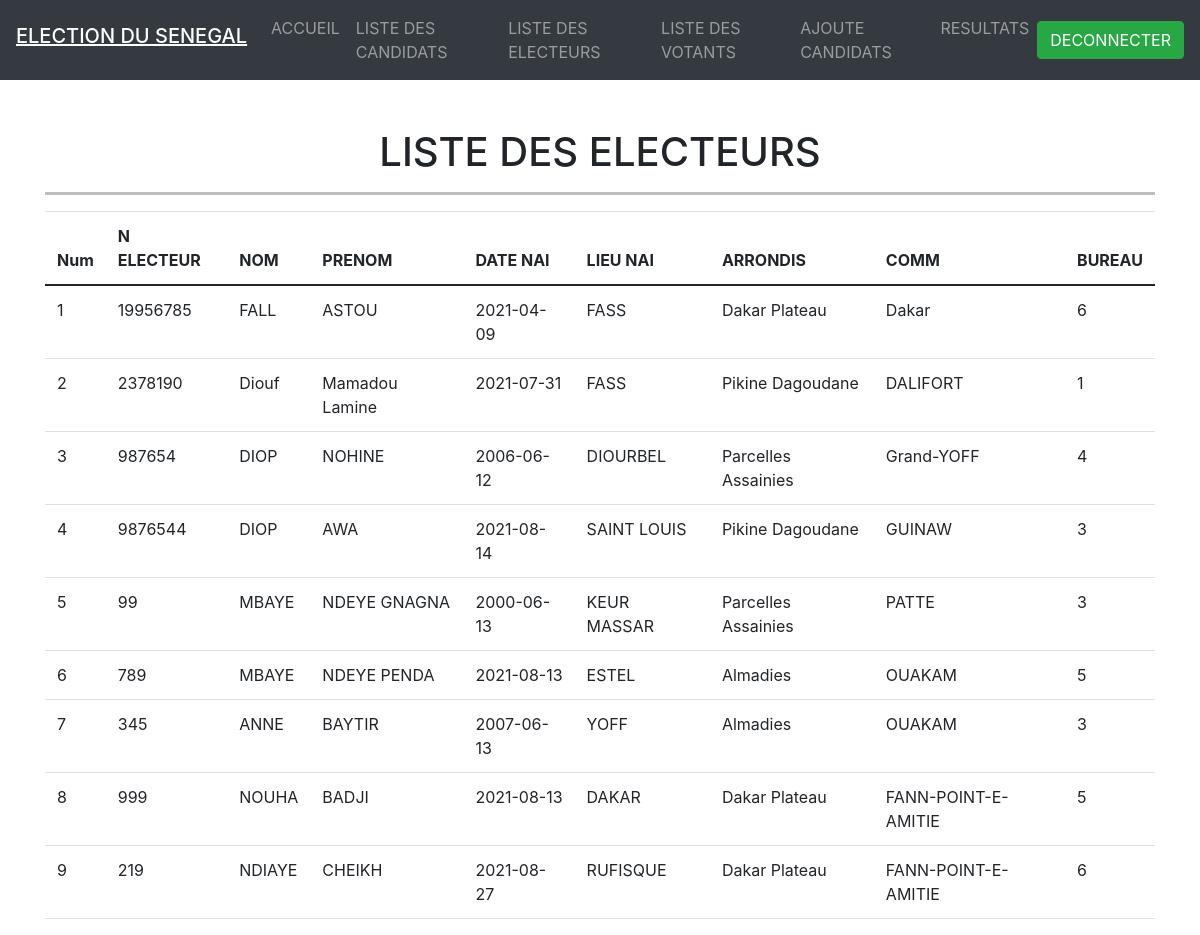
Screenshot of /pages-admin/listeelecteur.php (signed in) with the database file from the repository.
### tables this page shows
CREATE TABLE IF NOT EXISTS `ele` (
  `id_electeur` int NOT NULL AUTO_INCREMENT,
  `num_electeur` int NOT NULL,
  `cni_election` int NOT NULL,
  `nomelecteur` varchar(50) NOT NULL,
  `prenomelecteur` varchar(50) NOT NULL,
  `nompere` varchar(50) NOT NULL,
  `nommere` varchar(50) NOT NULL,
  `datenaissance` date NOT NULL,
  `lieudenaissance` varchar(50) NOT NULL,
  `mdp` varchar(50) NOT NULL,
  `departement` varchar(50) NOT NULL,
  `arrondissement` int NOT NULL,
  `commune` varchar(50) NOT NULL,
  `bureau` int NOT NULL,
  PRIMARY KEY (`id_electeur`),
  UNIQUE KEY `num_electeur` (`num_electeur`)
);

CREATE TABLE IF NOT EXISTS `state` (
  `id` int NOT NULL AUTO_INCREMENT,
  `state_name` varchar(155) NOT NULL,
  `c_id` int NOT NULL,
  `time_stamp` timestamp NOT NULL DEFAULT CURRENT_TIMESTAMP,
  PRIMARY KEY (`id`)
);

### modele.php (called while the page is built, shortened)
<?php
class Election
{
    private $server = "localhost";
    private $username = "root";
    private $password;
    private $db = "gestionelection";
    private $conn;
    public function __construct(){
        try {
            $this->conn = new mysqli($this->server,$this->username,$this->password,$this->db);
        } catch (Exception $e) {
            echo "connection failed" . $e->getMessage();
        }
    }
         public function listeElecteur()
            {
                $data = null;
                $query = "SELECT `id_electeur`, `num_electeur`, `nomelecteur`, `prenomelecteur`, `datenaissance`, `lieudenaissance`, `state_name` ,`commune` , `bureau` FROM `ele`FULL JOIN `state` WHERE arrondissement = id
                ";
                if($sql = $this->conn->query($query)){
                    while($row = mysqli_fetch_assoc($sql)){
                        $data[] = $row;
                    }
                }
                return $data;
            }
}
?>

### pages-admin/listeelecteur.php (the view, shortened to what this page needs)
<?php  session_start();
if(isset($_SESSION['id'])){
  ?>
<!doctype html>
<html lang="en">
  <head>
    <link rel="stylesheet" href="https://maxcdn.bootstrapcdn.com/bootstrap/4.5.2/css/bootstrap.min.css">
    <link href="https://cdn.jsdelivr.net/npm/bootstrap@5.1.0/dist/css/bootstrap.min.css" rel="stylesheet">
    <link rel="stylesheet" href="https://stackpath.bootstrapcdn.com/bootstrap/4.3.1/css/bootstrap.min.css"
>
  </head>
  <body>
  <nav class="navbar navbar-expand-lg navbar-dark bg-dark">
  <h3 class="navbar-brand"><u>ELECTION DU SENEGAL</u></h3>
  <div class="collapse navbar-collapse" id="navbarSupportedContent">
    <ul class="navbar-nav mr-auto">
    <li class="nav-item">
        <a class="nav-link" href="../index.php">ACCUEIL</a>
      </li>
      <li class="nav-item">
        <a class="nav-link" href="listeCandidat.php#">LISTE DES CANDIDATS</a>
      </li>
      <li class="nav-item">
        <a class="nav-link" href="listeelecteur.php#">LISTE DES ELECTEURS</a>
      </li>
      <li class="nav-item">
        <a class="nav-link" href="listeVote.php#">LISTE DES VOTANTS</a>
      </li>
      <li class="nav-item dropdown">
      <li class="nav-item">
        <a class="nav-link" href="ajoutCandidat.php#">AJOUTE CANDIDATS</a>
      </li>
      <li class="nav-item">
        <a class="nav-link" href="resultat.php#">RESULTATS</a>
      </li>
    </ul>
    <form class="form-inline my-2 my-lg-0">
      <button class="btn btn-success text-white my-2 my-sm-0 " ><a href="../destroy.php#" class="text-white">DECONNECTER</a></button>
    </form>
  </div>
</nav>
    <div class="container">
       <div class="row">
            <div class="col-md-12 mt-5">
                <h1 class="text-center">LISTE DES ELECTEURS</h1>
                <hr style="height: 2px; color:black; background-color:black">
            </div>
       </div>
       <div class="row">
           <div class="col-md-12">
               <table class="table">
                    <thead>
                        <tr>
                            <th>Num</th>
                            <th>N ELECTEUR</th>
                            <th>NOM</th>
                            <th>PRENOM</th>
                            <th>DATE NAI</th>
                            <th>LIEU NAI</th>
                            <th>ARRONDIS</th>
                            <th>COMM</th>
                            <th>BUREAU</th>
                        </tr>
                    </thead>
                    <tbody>
                    <?php
                    include '../modele.php';
                    $model = new Election();
                    $rows = $model->listeElecteur();
                    $i= 1;
                    if(!empty($rows)){
                        foreach($rows as $row){
                    ?>
                        <tr>
                            <td><?php echo $i++; ?></td>
                            <td><?php echo $row['num_electeur'];?></td>
                            <td><?php echo $row['nomelecteur']; ?></td>
                            <td><?php echo $row['prenomelecteur']; ?></td>
                            <td><?php echo $row['datenaissance']; ?></td>
                            <td><?php echo $row['lieudenaissance'] ?></td>
                            <td><?php echo $row['state_name'] ?></td>
                            <td><?php echo $row['commune'] ?></td>
                            <td><?php echo $row['bureau'] ?></td>
                        </tr>
                        <?php
                         }
                    }
                        ?>
                    </tbody>
               </table>
       </div>
    </div>
    <?php
}else{
  header('Location: http://vote/Admin_Electeur/index.php');
}
?>
  </body>
</html>

### rows the page displays
ele: num_electeur "19956785", nomelecteur "FALL", prenomelecteur "ASTOU", datenaissance "2021-04-09", lieudenaissance "FASS", state.state_name "Dakar Plateau", commune "Dakar", bureau "6"
ele: num_electeur "2378190", nomelecteur "Diouf", prenomelecteur "Mamadou Lamine", datenaissance "2021-07-31", lieudenaissance "FASS", state.state_name "Pikine Dagoudane", commune "DALIFORT", bureau "1"
ele: num_electeur "987654", nomelecteur "DIOP", prenomelecteur "NOHINE", datenaissance "2006-06-12", lieudenaissance "DIOURBEL", state.state_name "Parcelles Assainies", commune "Grand-YOFF", bureau "4"
ele: num_electeur "9876544", nomelecteur "DIOP", prenomelecteur "AWA", datenaissance "2021-08-14", lieudenaissance "SAINT LOUIS", state.state_name "Pikine Dagoudane", commune "GUINAW", bureau "3"
ele: num_electeur "99", nomelecteur "MBAYE", prenomelecteur "NDEYE GNAGNA", datenaissance "2000-06-13", lieudenaissance "KEUR MASSAR", state.state_name "Parcelles Assainies", commune "PATTE", bureau "3"
ele: num_electeur "789", nomelecteur "MBAYE", prenomelecteur "NDEYE PENDA", datenaissance "2021-08-13", lieudenaissance "ESTEL", state.state_name "Almadies", commune "OUAKAM", bureau "5"
ele: num_electeur "345", nomelecteur "ANNE", prenomelecteur "BAYTIR", datenaissance "2007-06-13", lieudenaissance "YOFF", state.state_name "Almadies", commune "OUAKAM", bureau "3"
ele: num_electeur "999", nomelecteur "NOUHA", prenomelecteur "BADJI", datenaissance "2021-08-13", lieudenaissance "DAKAR", state.state_name "Dakar Plateau", commune "FANN-POINT-E-AMITIE", bureau "5"
ele: num_electeur "219", nomelecteur "NDIAYE", prenomelecteur "CHEIKH", datenaissance "2021-08-27", lieudenaissance "RUFISQUE", state.state_name "Dakar Plateau", commune "FANN-POINT-E-AMITIE", bureau "6"
